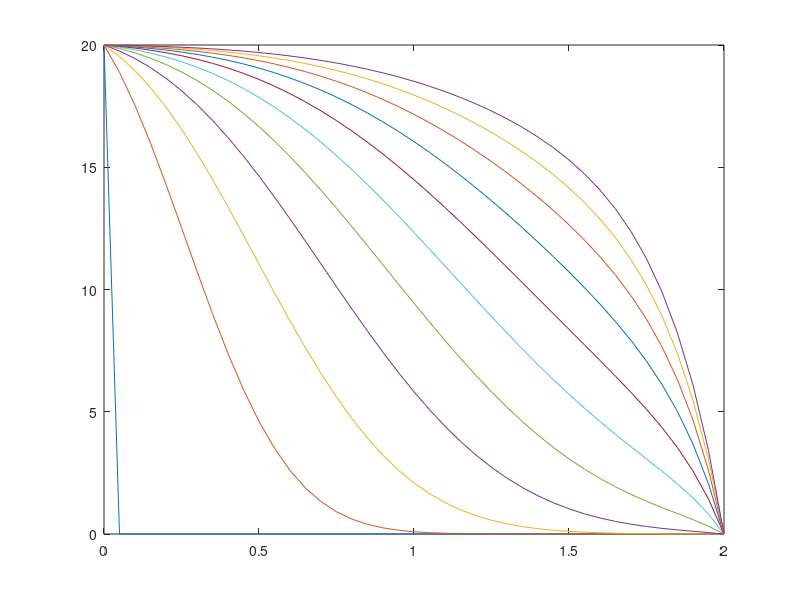

This chart was generated by the following MATLAB code:
S1(           3)=   0.123584600528191D-001;
S2(           3)=  -0.143207879160757D-001;
S1(           4)=   0.123584583206164D-001;
S2(           4)=  -0.143154264435118D-001;
S1(           5)=   0.123584583212647D-001;
S2(           5)=  -0.143154284500096D-001;
S1(           6)=   0.123584583212644D-001;
S2(           6)=  -0.143154284492587D-001;
S1(           7)=   0.123584583212644D-001;
S2(           7)=  -0.143154284492590D-001;
S1(           8)=   0.123584583212644D-001;
S2(           8)=  -0.143154284492590D-001;
S1(           9)=   0.123584583212644D-001;
S2(           9)=  -0.143154284492590D-001;
S1(          10)=   0.123584583212644D-001;
S2(          10)=  -0.143154284492590D-001;
S1(          11)=   0.123584583212644D-001;
S2(          11)=  -0.143154284492590D-001;
S1(          12)=   0.123584583212644D-001;
S2(          12)=  -0.143154284492590D-001;
S1(          13)=   0.123584583212644D-001;
S2(          13)=  -0.143154284492590D-001;
S1(          14)=   0.123584583212644D-001;
S2(          14)=  -0.143154284492590D-001;
S1(          15)=   0.123584583212644D-001;
S2(          15)=  -0.143154284492590D-001;
S1(          16)=   0.123584583212644D-001;
S2(          16)=  -0.143154284492590D-001;
S1(          17)=   0.123584583212644D-001;
S2(          17)=  -0.143154284492590D-001;
S1(          18)=   0.123584583212644D-001;
S2(          18)=  -0.143154284492590D-001;
S1(          19)=   0.123584583212644D-001;
S2(          19)=  -0.143154284492590D-001;
S1(          20)=   0.123584583212644D-001;
S2(          20)=  -0.143154284492590D-001;
S1(          21)=   0.123584583212644D-001;
S2(          21)=  -0.143154284492590D-001;
S1(          22)=   0.123584583212644D-001;
S2(          22)=  -0.143154284492590D-001;
S1(          23)=   0.123584583212644D-001;
S2(          23)=  -0.143154284492590D-001;
S1(          24)=   0.123584583212644D-001;
S2(          24)=  -0.143154284492590D-001;
S1(          25)=   0.123584583212644D-001;
S2(          25)=  -0.143154284492590D-001;
S1(          26)=   0.123584583212644D-001;
S2(          26)=  -0.143154284492590D-001;
S1(          27)=   0.123584583212644D-001;
S2(          27)=  -0.143154284492590D-001;
S1(          28)=   0.123584583212644D-001;
S2(          28)=  -0.143154284492590D-001;
S1(          29)=   0.123584583212644D-001;
S2(          29)=  -0.143154284492590D-001;
S1(          30)=   0.123584583212644D-001;
S2(          30)=  -0.143154284492590D-001;
S1(          31)=   0.123584583212644D-001;
S2(          31)=  -0.143154284492590D-001;
S1(          32)=   0.123584583212644D-001;
S2(          32)=  -0.143154284492590D-001;
S1(          33)=   0.123584583212644D-001;
S2(          33)=  -0.143154284492590D-001;
S1(          34)=   0.123584583212644D-001;
S2(          34)=  -0.143154284492590D-001;
S1(          35)=   0.123584583212644D-001;
S2(          35)=  -0.143154284492590D-001;
S1(          36)=   0.123584583212644D-001;
S2(          36)=  -0.143154284492590D-001;
S1(          37)=   0.123584583212644D-001;
S2(          37)=  -0.143154284492590D-001;
S1(          38)=   0.123584583212644D-001;
S2(          38)=  -0.143154284492590D-001;
S1(          39)=   0.123584583212644D-001;
S2(          39)=  -0.143154284492590D-001;
S1(          40)=   0.123584583212644D-001;
S2(          40)=  -0.143154284492590D-001;
u(           1,           1)=    20.0000000000000     ;
t(           1)=   0.000000000000000     ;
u(           2,           1)=   0.000000000000000     ;
t(           1)=   0.000000000000000     ;
u(           3,           1)=   0.000000000000000     ;
t(           1)=   0.000000000000000     ;
u(           4,           1)=   0.000000000000000     ;
t(           1)=   0.000000000000000     ;
u(           5,           1)=   0.000000000000000     ;
t(           1)=   0.000000000000000     ;
u(           6,           1)=   0.000000000000000     ;
t(           1)=   0.000000000000000     ;
u(           7,           1)=   0.000000000000000     ;
t(           1)=   0.000000000000000     ;
u(           8,           1)=   0.000000000000000     ;
t(           1)=   0.000000000000000     ;
u(           9,           1)=   0.000000000000000     ;
t(           1)=   0.000000000000000     ;
u(          10,           1)=   0.000000000000000     ;
t(           1)=   0.000000000000000     ;
u(          11,           1)=   0.000000000000000     ;
t(           1)=   0.000000000000000     ;
u(          12,           1)=   0.000000000000000     ;
t(           1)=   0.000000000000000     ;
u(          13,           1)=   0.000000000000000     ;
t(           1)=   0.000000000000000     ;
u(          14,           1)=   0.000000000000000     ;
t(           1)=   0.000000000000000     ;
u(          15,           1)=   0.000000000000000     ;
t(           1)=   0.000000000000000     ;
u(          16,           1)=   0.000000000000000     ;
t(           1)=   0.000000000000000     ;
u(          17,           1)=   0.000000000000000     ;
t(           1)=   0.000000000000000     ;
u(          18,           1)=   0.000000000000000     ;
t(           1)=   0.000000000000000     ;
u(          19,           1)=   0.000000000000000     ;
t(           1)=   0.000000000000000     ;
u(          20,           1)=   0.000000000000000     ;
t(           1)=   0.000000000000000     ;
u(          21,           1)=   0.000000000000000     ;
t(           1)=   0.000000000000000     ;
u(          22,           1)=   0.000000000000000     ;
t(           1)=   0.000000000000000     ;
u(          23,           1)=   0.000000000000000     ;
t(           1)=   0.000000000000000     ;
u(          24,           1)=   0.000000000000000     ;
t(           1)=   0.000000000000000     ;
u(          25,           1)=   0.000000000000000     ;
t(           1)=   0.000000000000000     ;
u(          26,           1)=   0.000000000000000     ;
t(           1)=   0.000000000000000     ;
u(          27,           1)=   0.000000000000000     ;
t(           1)=   0.000000000000000     ;
u(          28,           1)=   0.000000000000000     ;
t(           1)=   0.000000000000000     ;
u(          29,           1)=   0.000000000000000     ;
t(           1)=   0.000000000000000     ;
u(          30,           1)=   0.000000000000000     ;
t(           1)=   0.000000000000000     ;
u(          31,           1)=   0.000000000000000     ;
t(           1)=   0.000000000000000     ;
u(          32,           1)=   0.000000000000000     ;
t(           1)=   0.000000000000000     ;
u(          33,           1)=   0.000000000000000     ;
t(           1)=   0.000000000000000     ;
u(          34,           1)=   0.000000000000000     ;
t(           1)=   0.000000000000000     ;
u(          35,           1)=   0.000000000000000     ;
t(           1)=   0.000000000000000     ;
u(          36,           1)=   0.000000000000000     ;
t(           1)=   0.000000000000000     ;
u(          37,           1)=   0.000000000000000     ;
t(           1)=   0.000000000000000     ;
u(          38,           1)=   0.000000000000000     ;
t(           1)=   0.000000000000000     ;
u(          39,           1)=   0.000000000000000     ;
t(           1)=   0.000000000000000     ;
u(          40,           1)=   0.000000000000000     ;
t(           1)=   0.000000000000000     ;
u(          41,           1)=   0.000000000000000     ;
t(           1)=   0.000000000000000     ;
 u(           1,           2)=    20.0000000000000     ;
t(           2)=    4.00000000000000     ;
 u(           2,           2)=    18.8794835643549     ;
t(           2)=    4.00000000000000     ;
 u(           3,           2)=    17.5302271131205     ;
t(           2)=    4.00000000000000     ;
 u(           4,           2)=    15.9869612255835     ;
t(           2)=    4.00000000000000     ;
 u(           5,           2)=    14.3000439477517     ;
t(           2)=    4.00000000000000     ;
 u(           6,           2)=    12.5308915582613     ;
t(           2)=    4.00000000000000     ;
 u(           7,           2)=    10.7459431028315     ;
t(           2)=    4.00000000000000     ;
 u(           8,           2)=    9.01010351828610     ;
t(           2)=    4.00000000000000     ;
 u(           9,           2)=    7.38068461766214     ;
t(           2)=    4.00000000000000     ;
 u(          10,           2)=    5.90272302399442     ;
t(           2)=    4.00000000000000     ;
 u(          11,           2)=    4.60624323613315     ;
t(           2)=    4.00000000000000     ;
 u(          12,           2)=    3.50563739144210     ;
t(           2)=    4.00000000000000     ;
 u(          13,           2)=    2.60094972340686     ;
t(           2)=    4.00000000000000     ;
 u(          14,           2)=    1.88056680951055     ;
t(           2)=    4.00000000000000     ;
 u(          15,           2)=    1.32467209789746     ;
t(           2)=    4.00000000000000     ;
 u(          16,           2)=   0.908829437322720     ;
t(           2)=    4.00000000000000     ;
 u(          17,           2)=   0.607183556430496     ;
t(           2)=    4.00000000000000     ;
 u(          18,           2)=   0.394953213590291     ;
t(           2)=    4.00000000000000     ;
 u(          19,           2)=   0.250090252769093     ;
t(           2)=    4.00000000000000     ;
 u(          20,           2)=   0.154142335662103     ;
t(           2)=    4.00000000000000     ;
 u(          21,           2)=   0.924654167334255D-001;
t(           2)=    4.00000000000000     ;
 u(          22,           2)=   0.539803055104129D-001;
t(           2)=    4.00000000000000     ;
 u(          23,           2)=   0.306664416884735D-001;
t(           2)=    4.00000000000000     ;
 u(          24,           2)=   0.169528588662619D-001;
t(           2)=    4.00000000000000     ;
 u(          25,           2)=   0.911924032299260D-002;
t(           2)=    4.00000000000000     ;
 u(          26,           2)=   0.477308971123547D-002;
t(           2)=    4.00000000000000     ;
 u(          27,           2)=   0.243085245048083D-002;
t(           2)=    4.00000000000000     ;
 u(          28,           2)=   0.120456911660044D-002;
t(           2)=    4.00000000000000     ;
 u(          29,           2)=   0.580788168997650D-003;
t(           2)=    4.00000000000000     ;
 u(          30,           2)=   0.272469439522557D-003;
t(           2)=    4.00000000000000     ;
 u(          31,           2)=   0.124375505872470D-003;
t(           2)=    4.00000000000000     ;
 u(          32,           2)=   0.552425326296389D-004;
t(           2)=    4.00000000000000     ;
 u(          33,           2)=   0.238748100016712D-004;
t(           2)=    4.00000000000000     ;
 u(          34,           2)=   0.100401668259237D-004;
t(           2)=    4.00000000000000     ;
 u(          35,           2)=   0.410851049829452D-005;
t(           2)=    4.00000000000000     ;
 u(          36,           2)=   0.163597838056825D-005;
t(           2)=    4.00000000000000     ;
 u(          37,           2)=   0.633888331733624D-006;
t(           2)=    4.00000000000000     ;
 u(          38,           2)=   0.238889875020749D-006;
t(           2)=    4.00000000000000     ;
 u(          39,           2)=   0.870819889577907D-007;
t(           2)=    4.00000000000000     ;
 u(          40,           2)=   0.286547998157088D-007;
t(           2)=    4.00000000000000     ;
 u(          41,           2)=   0.000000000000000     ;
t(           2)=    4.00000000000000     ;
 u(           1,           3)=    20.0000000000000     ;
t(           3)=    8.00000000000000     ;
 u(           2,           3)=    19.5287320174847     ;
t(           3)=    8.00000000000000     ;
 u(           3,           3)=    18.9487087267952     ;
t(           3)=    8.00000000000000     ;
 u(           4,           3)=    18.2583117700610     ;
t(           3)=    8.00000000000000     ;
 u(           5,           3)=    17.4599417912273     ;
t(           3)=    8.00000000000000     ;
 u(           6,           3)=    16.5602231603912     ;
t(           3)=    8.00000000000000     ;
 u(           7,           3)=    15.5699349785830     ;
t(           3)=    8.00000000000000     ;
 u(           8,           3)=    14.5036577626901     ;
t(           3)=    8.00000000000000     ;
 u(           9,           3)=    13.3791524304951     ;
t(           3)=    8.00000000000000     ;
 u(          10,           3)=    12.2165146765361     ;
t(           3)=    8.00000000000000     ;
 u(          11,           3)=    11.0371701825815     ;
t(           3)=    8.00000000000000     ;
 u(          12,           3)=    9.86279147308606     ;
t(           3)=    8.00000000000000     ;
 u(          13,           3)=    8.71422368688562     ;
t(           3)=    8.00000000000000     ;
 u(          14,           3)=    7.61050341580561     ;
t(           3)=    8.00000000000000     ;
 u(          15,           3)=    6.56804271030851     ;
t(           3)=    8.00000000000000     ;
 u(          16,           3)=    5.60003121303405     ;
t(           3)=    8.00000000000000     ;
 u(          17,           3)=    4.71608585644834     ;
t(           3)=    8.00000000000000     ;
 u(          18,           3)=    3.92215276542617     ;
t(           3)=    8.00000000000000     ;
 u(          19,           3)=    3.22064297779869     ;
t(           3)=    8.00000000000000     ;
 u(          20,           3)=    2.61076486143422     ;
t(           3)=    8.00000000000000     ;
 u(          21,           3)=    2.08900336422215     ;
t(           3)=    8.00000000000000     ;
 u(          22,           3)=    1.64969020520297     ;
t(           3)=    8.00000000000000     ;
 u(          23,           3)=    1.28560956612242     ;
t(           3)=    8.00000000000000     ;
 u(          24,           3)=   0.988589747281377     ;
t(           3)=    8.00000000000000     ;
 u(          25,           3)=   0.750041056834653     ;
t(           3)=    8.00000000000000     ;
 u(          26,           3)=   0.561412130688771     ;
t(           3)=    8.00000000000000     ;
 u(          27,           3)=   0.414549212434523     ;
t(           3)=    8.00000000000000     ;
 u(          28,           3)=   0.301954224089643     ;
t(           3)=    8.00000000000000     ;
 u(          29,           3)=   0.216946714594377     ;
t(           3)=    8.00000000000000     ;
 u(          30,           3)=   0.153741437757250     ;
t(           3)=    8.00000000000000     ;
 u(          31,           3)=   0.107457274200971     ;
t(           3)=    8.00000000000000     ;
 u(          32,           3)=   0.740747091275412D-001;
t(           3)=    8.00000000000000     ;
 u(          33,           3)=   0.503585734529893D-001;
t(           3)=    8.00000000000000     ;
 u(          34,           3)=   0.337608170720064D-001;
t(           3)=    8.00000000000000     ;
 u(          35,           3)=   0.223152669637289D-001;
t(           3)=    8.00000000000000     ;
 u(          36,           3)=   0.145330845323436D-001;
t(           3)=    8.00000000000000     ;
 u(          37,           3)=   0.930425375258194D-002;
t(           3)=    8.00000000000000     ;
 u(          38,           3)=   0.580693341251273D-002;
t(           3)=    8.00000000000000     ;
 u(          39,           3)=   0.342257873967009D-002;
t(           3)=    8.00000000000000     ;
 u(          40,           3)=   0.164956283066502D-002;
t(           3)=    8.00000000000000     ;
 u(          41,           3)=   0.000000000000000     ;
t(           3)=    8.00000000000000     ;
 u(           1,           4)=    20.0000000000000     ;
t(           4)=    12.0000000000000     ;
 u(           2,           4)=    19.7528362491738     ;
t(           4)=    12.0000000000000     ;
 u(           3,           4)=    19.4461839625049     ;
t(           4)=    12.0000000000000     ;
 u(           4,           4)=    19.0758339922875     ;
t(           4)=    12.0000000000000     ;
 u(           5,           4)=    18.6387335509783     ;
t(           4)=    12.0000000000000     ;
 u(           6,           4)=    18.1332174225754     ;
t(           4)=    12.0000000000000     ;
 u(           7,           4)=    17.5591957416405     ;
t(           4)=    12.0000000000000     ;
 u(           8,           4)=    16.9182839767903     ;
t(           4)=    12.0000000000000     ;
 u(           9,           4)=    16.2138635215076     ;
t(           4)=    12.0000000000000     ;
 u(          10,           4)=    15.4510651483964     ;
t(           4)=    12.0000000000000     ;
 u(          11,           4)=    14.6366722579475     ;
t(           4)=    12.0000000000000     ;
 u(          12,           4)=    13.7789459891124     ;
t(           4)=    12.0000000000000     ;
 u(          13,           4)=    12.8873794348916     ;
t(           4)=    12.0000000000000     ;
 u(          14,           4)=    11.9723929809661     ;
t(           4)=    12.0000000000000     ;
 u(          15,           4)=    11.0449867451346     ;
t(           4)=    12.0000000000000     ;
 u(          16,           4)=    10.1163688965600     ;
t(           4)=    12.0000000000000     ;
 u(          17,           4)=    9.19758004023962     ;
t(           4)=    12.0000000000000     ;
 u(          18,           4)=    8.29913375883869     ;
t(           4)=    12.0000000000000     ;
 u(          19,           4)=    7.43069184711518     ;
t(           4)=    12.0000000000000     ;
 u(          20,           4)=    6.60078992398523     ;
t(           4)=    12.0000000000000     ;
 u(          21,           4)=    5.81662524708159     ;
t(           4)=    12.0000000000000     ;
 u(          22,           4)=    5.08391404731049     ;
t(           4)=    12.0000000000000     ;
 u(          23,           4)=    4.40682094826135     ;
t(           4)=    12.0000000000000     ;
 u(          24,           4)=    3.78795843533500     ;
t(           4)=    12.0000000000000     ;
 u(          25,           4)=    3.22845024627261     ;
t(           4)=    12.0000000000000     ;
 u(          26,           4)=    2.72804924595090     ;
t(           4)=    12.0000000000000     ;
 u(          27,           4)=    2.28529800222457     ;
t(           4)=    12.0000000000000     ;
 u(          28,           4)=    1.89771896403831     ;
t(           4)=    12.0000000000000     ;
 u(          29,           4)=    1.56202081429002     ;
t(           4)=    12.0000000000000     ;
 u(          30,           4)=    1.27430807959411     ;
t(           4)=    12.0000000000000     ;
 u(          31,           4)=    1.03028218416351     ;
t(           4)=    12.0000000000000     ;
 u(          32,           4)=   0.825423505388954     ;
t(           4)=    12.0000000000000     ;
 u(          33,           4)=   0.655145204729162     ;
t(           4)=    12.0000000000000     ;
 u(          34,           4)=   0.514910139173656     ;
t(           4)=    12.0000000000000     ;
 u(          35,           4)=   0.400301315486476     ;
t(           4)=    12.0000000000000     ;
 u(          36,           4)=   0.307033189908937     ;
t(           4)=    12.0000000000000     ;
 u(          37,           4)=   0.230884298607364     ;
t(           4)=    12.0000000000000     ;
 u(          38,           4)=   0.167519263300029     ;
t(           4)=    12.0000000000000     ;
 u(          39,           4)=   0.112147237008416     ;
t(           4)=    12.0000000000000     ;
 u(          40,           4)=   0.589300161512204D-001;
t(           4)=    12.0000000000000     ;
 u(          41,           4)=   0.000000000000000     ;
t(           4)=    12.0000000000000     ;
 u(           1,           5)=    20.0000000000000     ;
t(           5)=    16.0000000000000     ;
 u(           2,           5)=    19.8569468481401     ;
t(           5)=    16.0000000000000     ;
 u(           3,           5)=    19.6787036269889     ;
t(           5)=    16.0000000000000     ;
 u(           4,           5)=    19.4617688187650     ;
t(           5)=    16.0000000000000     ;
 u(           5,           5)=    19.2029559992040     ;
t(           5)=    16.0000000000000     ;
 u(           6,           5)=    18.8995189765319     ;
t(           5)=    16.0000000000000     ;
 u(           7,           5)=    18.5492744108775     ;
t(           5)=    16.0000000000000     ;
 u(           8,           5)=    18.1507163377454     ;
t(           5)=    16.0000000000000     ;
 u(           9,           5)=    17.7031169217738     ;
t(           5)=    16.0000000000000     ;
 u(          10,           5)=    17.2066079947297     ;
t(           5)=    16.0000000000000     ;
 u(          11,           5)=    16.6622384956579     ;
t(           5)=    16.0000000000000     ;
 u(          12,           5)=    16.0720038184099     ;
t(           5)=    16.0000000000000     ;
 u(          13,           5)=    15.4388442448309     ;
t(           5)=    16.0000000000000     ;
 u(          14,           5)=    14.7666110399020     ;
t(           5)=    16.0000000000000     ;
 u(          15,           5)=    14.0600003277337     ;
t(           5)=    16.0000000000000     ;
 u(          16,           5)=    13.3244564600482     ;
t(           5)=    16.0000000000000     ;
 u(          17,           5)=    12.5660481300760     ;
t(           5)=    16.0000000000000     ;
 u(          18,           5)=    11.7913218736497     ;
t(           5)=    16.0000000000000     ;
 u(          19,           5)=    11.0071387431774     ;
t(           5)=    16.0000000000000     ;
 u(          20,           5)=    10.2205007620954     ;
t(           5)=    16.0000000000000     ;
 u(          21,           5)=    9.43837421150865     ;
t(           5)=    16.0000000000000     ;
 u(          22,           5)=    8.66751683579043     ;
t(           5)=    16.0000000000000     ;
 u(          23,           5)=    7.91431567417448     ;
t(           5)=    16.0000000000000     ;
 u(          24,           5)=    7.18464144829151     ;
t(           5)=    16.0000000000000     ;
 u(          25,           5)=    6.48372429642646     ;
t(           5)=    16.0000000000000     ;
 u(          26,           5)=    5.81605418825046     ;
t(           5)=    16.0000000000000     ;
 u(          27,           5)=    5.18530761988332     ;
t(           5)=    16.0000000000000     ;
 u(          28,           5)=    4.59430020012403     ;
t(           5)=    16.0000000000000     ;
 u(          29,           5)=    4.04496247691015     ;
t(           5)=    16.0000000000000     ;
 u(          30,           5)=    3.53833373614698     ;
t(           5)=    16.0000000000000     ;
 u(          31,           5)=    3.07456535367139     ;
t(           5)=    16.0000000000000     ;
 u(          32,           5)=    2.65292127757186     ;
t(           5)=    16.0000000000000     ;
 u(          33,           5)=    2.27175785198471     ;
t(           5)=    16.0000000000000     ;
 u(          34,           5)=    1.92845768996053     ;
t(           5)=    16.0000000000000     ;
 u(          35,           5)=    1.61928152735933     ;
t(           5)=    16.0000000000000     ;
 u(          36,           5)=    1.33908632114794     ;
t(           5)=    16.0000000000000     ;
 u(          37,           5)=    1.08083502078685     ;
t(           5)=    16.0000000000000     ;
 u(          38,           5)=   0.834790299000506     ;
t(           5)=    16.0000000000000     ;
 u(          39,           5)=   0.587236790690842     ;
t(           5)=    16.0000000000000     ;
 u(          40,           5)=   0.318508272130902     ;
t(           5)=    16.0000000000000     ;
 u(          41,           5)=   0.000000000000000     ;
t(           5)=    16.0000000000000     ;
 u(           1,           6)=    20.0000000000000     ;
t(           6)=    20.0000000000000     ;
 u(           2,           6)=    19.9123285519254     ;
t(           6)=    20.0000000000000     ;
 u(           3,           6)=    19.8027969190224     ;
t(           6)=    20.0000000000000     ;
 u(           4,           6)=    19.6688421208445     ;
t(           6)=    20.0000000000000     ;
 u(           5,           6)=    19.5079443748035     ;
t(           6)=    20.0000000000000     ;
 u(           6,           6)=    19.3176893290721     ;
t(           6)=    20.0000000000000     ;
 u(           7,           6)=    19.0958343174069     ;
t(           6)=    20.0000000000000     ;
 u(           8,           6)=    18.8403767330711     ;
t(           6)=    20.0000000000000     ;
 u(           9,           6)=    18.5496223387016     ;
t(           6)=    20.0000000000000     ;
 u(          10,           6)=    18.2222511254549     ;
t(           6)=    20.0000000000000     ;
 u(          11,           6)=    17.8573782258993     ;
t(           6)=    20.0000000000000     ;
 u(          12,           6)=    17.4546073845670     ;
t(           6)=    20.0000000000000     ;
 u(          13,           6)=    17.0140746059949     ;
t(           6)=    20.0000000000000     ;
 u(          14,           6)=    16.5364798341194     ;
t(           6)=    20.0000000000000     ;
 u(          15,           6)=    16.0231048634841     ;
t(           6)=    20.0000000000000     ;
 u(          16,           6)=    15.4758161288368     ;
t(           6)=    20.0000000000000     ;
 u(          17,           6)=    14.8970515449554     ;
t(           6)=    20.0000000000000     ;
 u(          18,           6)=    14.2897911457314     ;
t(           6)=    20.0000000000000     ;
 u(          19,           6)=    13.6575118674274     ;
t(           6)=    20.0000000000000     ;
 u(          20,           6)=    13.0041273972371     ;
t(           6)=    20.0000000000000     ;
 u(          21,           6)=    12.3339145221709     ;
t(           6)=    20.0000000000000     ;
 u(          22,           6)=    11.6514278183144     ;
t(           6)=    20.0000000000000     ;
 u(          23,           6)=    10.9614047659498     ;
t(           6)=    20.0000000000000     ;
 u(          24,           6)=    10.2686634054179     ;
t(           6)=    20.0000000000000     ;
 u(          25,           6)=    9.57799439660370     ;
t(           6)=    20.0000000000000     ;
 u(          26,           6)=    8.89404873172179     ;
t(           6)=    20.0000000000000     ;
 u(          27,           6)=    8.22122127390605     ;
t(           6)=    20.0000000000000     ;
 u(          28,           6)=    7.56352861469203     ;
t(           6)=    20.0000000000000     ;
 u(          29,           6)=    6.92447727062686     ;
t(           6)=    20.0000000000000     ;
 u(          30,           6)=    6.30691470500233     ;
t(           6)=    20.0000000000000     ;
 u(          31,           6)=    5.71285068867367     ;
t(           6)=    20.0000000000000     ;
 u(          32,           6)=    5.14322957758096     ;
t(           6)=    20.0000000000000     ;
 u(          33,           6)=    4.59762445329039     ;
t(           6)=    20.0000000000000     ;
 u(          34,           6)=    4.07381074252461     ;
t(           6)=    20.0000000000000     ;
 u(          35,           6)=    3.56715853648090     ;
t(           6)=    20.0000000000000     ;
 u(          36,           6)=    3.06975753189184     ;
t(           6)=    20.0000000000000     ;
 u(          37,           6)=    2.56915386170470     ;
t(           6)=    20.0000000000000     ;
 u(          38,           6)=    2.04653083577483     ;
t(           6)=    20.0000000000000     ;
 u(          39,           6)=    1.47410153105108     ;
t(           6)=    20.0000000000000     ;
 u(          40,           6)=   0.811394749368062     ;
t(           6)=    20.0000000000000     ;
 u(          41,           6)=   0.000000000000000     ;
t(           6)=    20.0000000000000     ;
 u(           1,           7)=    20.0000000000000     ;
t(           7)=    24.0000000000000     ;
 u(           2,           7)=    19.9441989478047     ;
t(           7)=    24.0000000000000     ;
 u(           3,           7)=    19.8743547151136     ;
t(           7)=    24.0000000000000     ;
 u(           4,           7)=    19.7886504607334     ;
t(           7)=    24.0000000000000     ;
 u(           5,           7)=    19.6852269398639     ;
t(           7)=    24.0000000000000     ;
 u(           6,           7)=    19.5622124110158     ;
t(           7)=    24.0000000000000     ;
 u(           7,           7)=    19.4177564149314     ;
t(           7)=    24.0000000000000     ;
 u(           8,           7)=    19.2500668606385     ;
t(           7)=    24.0000000000000     ;
 u(           9,           7)=    19.0574496764549     ;
t(           7)=    24.0000000000000     ;
 u(          10,           7)=    18.8383501170848     ;
t(           7)=    24.0000000000000     ;
 u(          11,           7)=    18.5913946700654     ;
t(           7)=    24.0000000000000     ;
 u(          12,           7)=    18.3154323834678     ;
t(           7)=    24.0000000000000     ;
 u(          13,           7)=    18.0095743486757     ;
t(           7)=    24.0000000000000     ;
 u(          14,           7)=    17.6732300223781     ;
t(           7)=    24.0000000000000     ;
 u(          15,           7)=    17.3061390634444     ;
t(           7)=    24.0000000000000     ;
 u(          16,           7)=    16.9083973929195     ;
t(           7)=    24.0000000000000     ;
 u(          17,           7)=    16.4804762550775     ;
t(           7)=    24.0000000000000     ;
 u(          18,           7)=    16.0232331558413     ;
t(           7)=    24.0000000000000     ;
 u(          19,           7)=    15.5379136680205     ;
t(           7)=    24.0000000000000     ;
 u(          20,           7)=    15.0261432002675     ;
t(           7)=    24.0000000000000     ;
 u(          21,           7)=    14.4899078999843     ;
t(           7)=    24.0000000000000     ;
 u(          22,           7)=    13.9315238613243     ;
t(           7)=    24.0000000000000     ;
 u(          23,           7)=    13.3535936871885     ;
t(           7)=    24.0000000000000     ;
 u(          24,           7)=    12.7589491419043     ;
t(           7)=    24.0000000000000     ;
 u(          25,           7)=    12.1505780412803     ;
t(           7)=    24.0000000000000     ;
 u(          26,           7)=    11.5315325432790     ;
t(           7)=    24.0000000000000     ;
 u(          27,           7)=    10.9048144728601     ;
t(           7)=    24.0000000000000     ;
 u(          28,           7)=    10.2732310362631     ;
t(           7)=    24.0000000000000     ;
 u(          29,           7)=    9.63921098465558     ;
t(           7)=    24.0000000000000     ;
 u(          30,           7)=    9.00456661840365     ;
t(           7)=    24.0000000000000     ;
 u(          31,           7)=    8.37018050888256     ;
t(           7)=    24.0000000000000     ;
 u(          32,           7)=    7.73558682992904     ;
t(           7)=    24.0000000000000     ;
 u(          33,           7)=    7.09840491190689     ;
t(           7)=    24.0000000000000     ;
 u(          34,           7)=    6.45356597585384     ;
t(           7)=    24.0000000000000     ;
 u(          35,           7)=    5.79225155826834     ;
t(           7)=    24.0000000000000     ;
 u(          36,           7)=    5.10043205671176     ;
t(           7)=    24.0000000000000     ;
 u(          37,           7)=    4.35685372553905     ;
t(           7)=    24.0000000000000     ;
 u(          38,           7)=    3.53026925034488     ;
t(           7)=    24.0000000000000     ;
 u(          39,           7)=    2.57563677319356     ;
t(           7)=    24.0000000000000     ;
 u(          40,           7)=    1.42891986597177     ;
t(           7)=    24.0000000000000     ;
 u(          41,           7)=   0.000000000000000     ;
t(           7)=    24.0000000000000     ;
 u(           1,           8)=    20.0000000000000     ;
t(           8)=    28.0000000000000     ;
 u(           2,           8)=    19.9635102765446     ;
t(           8)=    28.0000000000000     ;
 u(           3,           8)=    19.9177747776302     ;
t(           8)=    28.0000000000000     ;
 u(           4,           8)=    19.8615153459435     ;
t(           8)=    28.0000000000000     ;
 u(           5,           8)=    19.7933910693069     ;
t(           8)=    28.0000000000000     ;
 u(           6,           8)=    19.7120119777540     ;
t(           8)=    28.0000000000000     ;
 u(           7,           8)=    19.6159554536108     ;
t(           8)=    28.0000000000000     ;
 u(           8,           8)=    19.5037852467884     ;
t(           8)=    28.0000000000000     ;
 u(           9,           8)=    19.3740728932088     ;
t(           8)=    28.0000000000000     ;
 u(          10,           8)=    19.2254212348385     ;
t(           8)=    28.0000000000000     ;
 u(          11,           8)=    19.0564896376009     ;
t(           8)=    28.0000000000000     ;
 u(          12,           8)=    18.8660204008142     ;
t(           8)=    28.0000000000000     ;
 u(          13,           8)=    18.6528657507098     ;
t(           8)=    28.0000000000000     ;
 u(          14,           8)=    18.4160147122304     ;
t(           8)=    28.0000000000000     ;
 u(          15,           8)=    18.1546190575997     ;
t(           8)=    28.0000000000000     ;
 u(          16,           8)=    17.8680174351429     ;
t(           8)=    28.0000000000000     ;
 u(          17,           8)=    17.5557566828933     ;
t(           8)=    28.0000000000000     ;
 u(          18,           8)=    17.2176092203935     ;
t(           8)=    28.0000000000000     ;
 u(          19,           8)=    16.8535852756824     ;
t(           8)=    28.0000000000000     ;
 u(          20,           8)=    16.4639385232424     ;
t(           8)=    28.0000000000000     ;
 u(          21,           8)=    16.0491634547452     ;
t(           8)=    28.0000000000000     ;
 u(          22,           8)=    15.6099824389064     ;
t(           8)=    28.0000000000000     ;
 u(          23,           8)=    15.1473198964626     ;
t(           8)=    28.0000000000000     ;
 u(          24,           8)=    14.6622602494240     ;
t(           8)=    28.0000000000000     ;
 u(          25,           8)=    14.1559852043153     ;
t(           8)=    28.0000000000000     ;
 u(          26,           8)=    13.6296843695293     ;
t(           8)=    28.0000000000000     ;
 u(          27,           8)=    13.0844310186386     ;
t(           8)=    28.0000000000000     ;
 u(          28,           8)=    12.5210117727764     ;
t(           8)=    28.0000000000000     ;
 u(          29,           8)=    11.9396947952836     ;
t(           8)=    28.0000000000000     ;
 u(          30,           8)=    11.3399153908403     ;
t(           8)=    28.0000000000000     ;
 u(          31,           8)=    10.7198501843245     ;
t(           8)=    28.0000000000000     ;
 u(          32,           8)=    10.0758406787803     ;
t(           8)=    28.0000000000000     ;
 u(          33,           8)=    9.40161312428885     ;
t(           8)=    28.0000000000000     ;
 u(          34,           8)=    8.68722319431531     ;
t(           8)=    28.0000000000000     ;
 u(          35,           8)=    7.91762957686098     ;
t(           8)=    28.0000000000000     ;
 u(          36,           8)=    7.07076846244795     ;
t(           8)=    28.0000000000000     ;
 u(          37,           8)=    6.11495876416668     ;
t(           8)=    28.0000000000000     ;
 u(          38,           8)=    5.00541281170161     ;
t(           8)=    28.0000000000000     ;
 u(          39,           8)=    3.67955548452111     ;
t(           8)=    28.0000000000000     ;
 u(          40,           8)=    2.05076152234495     ;
t(           8)=    28.0000000000000     ;
 u(          41,           8)=   0.000000000000000     ;
t(           8)=    28.0000000000000     ;
 u(           1,           9)=    20.0000000000000     ;
t(           9)=    32.0000000000000     ;
 u(           2,           9)=    19.9756462756709     ;
t(           9)=    32.0000000000000     ;
 u(           3,           9)=    19.9450894923119     ;
t(           9)=    32.0000000000000     ;
 u(           4,           9)=    19.9074298926922     ;
t(           9)=    32.0000000000000     ;
 u(           5,           9)=    19.8617072351650     ;
t(           9)=    32.0000000000000     ;
 u(           6,           9)=    19.8069064207147     ;
t(           9)=    32.0000000000000     ;
 u(           7,           9)=    19.7419648181100     ;
t(           9)=    32.0000000000000     ;
 u(           8,           9)=    19.6657813121205     ;
t(           9)=    32.0000000000000     ;
 u(           9,           9)=    19.5772270495545     ;
t(           9)=    32.0000000000000     ;
 u(          10,           9)=    19.4751577994090     ;
t(           9)=    32.0000000000000     ;
 u(          11,           9)=    19.3584277763496     ;
t(           9)=    32.0000000000000     ;
 u(          12,           9)=    19.2259047003734     ;
t(           9)=    32.0000000000000     ;
 u(          13,           9)=    19.0764857786667     ;
t(           9)=    32.0000000000000     ;
 u(          14,           9)=    18.9091141962342     ;
t(           9)=    32.0000000000000     ;
 u(          15,           9)=    18.7227955864853     ;
t(           9)=    32.0000000000000     ;
 u(          16,           9)=    18.5166138163230     ;
t(           9)=    32.0000000000000     ;
 u(          17,           9)=    18.2897452545292     ;
t(           9)=    32.0000000000000     ;
 u(          18,           9)=    18.0414704858979     ;
t(           9)=    32.0000000000000     ;
 u(          19,           9)=    17.7711821703608     ;
t(           9)=    32.0000000000000     ;
 u(          20,           9)=    17.4783874035578     ;
t(           9)=    32.0000000000000     ;
 u(          21,           9)=    17.1627024817336     ;
t(           9)=    32.0000000000000     ;
 u(          22,           9)=    16.8238373671392     ;
t(           9)=    32.0000000000000     ;
 u(          23,           9)=    16.4615663333819     ;
t(           9)=    32.0000000000000     ;
 u(          24,           9)=    16.0756801675595     ;
t(           9)=    32.0000000000000     ;
 u(          25,           9)=    15.6659138171446     ;
t(           9)=    32.0000000000000     ;
 u(          26,           9)=    15.2318413623002     ;
t(           9)=    32.0000000000000     ;
 u(          27,           9)=    14.7727274955095     ;
t(           9)=    32.0000000000000     ;
 u(          28,           9)=    14.2873210742408     ;
t(           9)=    32.0000000000000     ;
 u(          29,           9)=    13.7735714852235     ;
t(           9)=    32.0000000000000     ;
 u(          30,           9)=    13.2282421402227     ;
t(           9)=    32.0000000000000     ;
 u(          31,           9)=    12.6463869210303     ;
t(           9)=    32.0000000000000     ;
 u(          32,           9)=    12.0206441713047     ;
t(           9)=    32.0000000000000     ;
 u(          33,           9)=    11.3402880784269     ;
t(           9)=    32.0000000000000     ;
 u(          34,           9)=    10.5899579507976     ;
t(           9)=    32.0000000000000     ;
 u(          35,           9)=    9.74796062965270     ;
t(           9)=    32.0000000000000     ;
 u(          36,           9)=    8.78400835628799     ;
t(           9)=    32.0000000000000     ;
 u(          37,           9)=    7.65621164071566     ;
t(           9)=    32.0000000000000     ;
 u(          38,           9)=    6.30709122774940     ;
t(           9)=    32.0000000000000     ;
 u(          39,           9)=    4.65830153091044     ;
t(           9)=    32.0000000000000     ;
 u(          40,           9)=    2.60366530631427     ;
t(           9)=    32.0000000000000     ;
 u(          41,           9)=   0.000000000000000     ;
t(           9)=    32.0000000000000     ;
 u(           1,          10)=    20.0000000000000     ;
t(          10)=    36.0000000000000     ;
 u(           2,          10)=    19.9834821798163     ;
t(          10)=    36.0000000000000     ;
 u(           3,          10)=    19.9627394909216     ;
t(          10)=    36.0000000000000     ;
 u(           4,          10)=    19.9371360403213     ;
t(          10)=    36.0000000000000     ;
 u(           5,          10)=    19.9059844813064     ;
t(          10)=    36.0000000000000     ;
 u(           6,          10)=    19.8685476590800     ;
t(          10)=    36.0000000000000     ;
 u(           7,          10)=    19.8240412327309     ;
t(          10)=    36.0000000000000     ;
 u(           8,          10)=    19.7716373147269     ;
t(          10)=    36.0000000000000     ;
 u(           9,          10)=    19.7104691382551     ;
t(          10)=    36.0000000000000     ;
 u(          10,          10)=    19.6396367232230     ;
t(          10)=    36.0000000000000     ;
 u(          11,          10)=    19.5582134618713     ;
t(          10)=    36.0000000000000     ;
 u(          12,          10)=    19.4652534825395     ;
t(          10)=    36.0000000000000     ;
 u(          13,          10)=    19.3597995721497     ;
t(          10)=    36.0000000000000     ;
 u(          14,          10)=    19.2408913403549     ;
t(          10)=    36.0000000000000     ;
 u(          15,          10)=    19.1075731854093     ;
t(          10)=    36.0000000000000     ;
 u(          16,          10)=    18.9589014659953     ;
t(          10)=    36.0000000000000     ;
 u(          17,          10)=    18.7939500840061     ;
t(          10)=    36.0000000000000     ;
 u(          18,          10)=    18.6118134264549     ;
t(          10)=    36.0000000000000     ;
 u(          19,          10)=    18.4116052811168     ;
t(          10)=    36.0000000000000     ;
 u(          20,          10)=    18.1924519045657     ;
t(          10)=    36.0000000000000     ;
 u(          21,          10)=    17.9534768487702     ;
t(          10)=    36.0000000000000     ;
 u(          22,          10)=    17.6937743980444     ;
t(          10)=    36.0000000000000     ;
 u(          23,          10)=    17.4123674721482     ;
t(          10)=    36.0000000000000     ;
 u(          24,          10)=    17.1081445352071     ;
t(          10)=    36.0000000000000     ;
 u(          25,          10)=    16.7797683111880     ;
t(          10)=    36.0000000000000     ;
 u(          26,          10)=    16.4255468111033     ;
t(          10)=    36.0000000000000     ;
 u(          27,          10)=    16.0432541510127     ;
t(          10)=    36.0000000000000     ;
 u(          28,          10)=    15.6298846579036     ;
t(          10)=    36.0000000000000     ;
 u(          29,          10)=    15.1813185313745     ;
t(          10)=    36.0000000000000     ;
 u(          30,          10)=    14.6918704769336     ;
t(          10)=    36.0000000000000     ;
 u(          31,          10)=    14.1536837678272     ;
t(          10)=    36.0000000000000     ;
 u(          32,          10)=    13.5559205045551     ;
t(          10)=    36.0000000000000     ;
 u(          33,          10)=    12.8836836259342     ;
t(          10)=    36.0000000000000     ;
 u(          34,          10)=    12.1165864583602     ;
t(          10)=    36.0000000000000     ;
 u(          35,          10)=    11.2268599581684     ;
t(          10)=    36.0000000000000     ;
 u(          36,          10)=    10.1768546248687     ;
t(          10)=    36.0000000000000     ;
 u(          37,          10)=    8.91575118932384     ;
t(          10)=    36.0000000000000     ;
 u(          38,          10)=    7.37523885853820     ;
t(          10)=    36.0000000000000     ;
 u(          39,          10)=    5.46384860746846     ;
t(          10)=    36.0000000000000     ;
 u(          40,          10)=    3.05953724617821     ;
t(          10)=    36.0000000000000     ;
 u(          41,          10)=   0.000000000000000     ;
t(          10)=    36.0000000000000     ;
 u(           1,          11)=    20.0000000000000     ;
t(          11)=    40.0000000000000     ;
 u(           2,          11)=    19.9886473024480     ;
t(          11)=    40.0000000000000     ;
 u(           3,          11)=    19.9743805960888     ;
t(          11)=    40.0000000000000     ;
 u(           4,          11)=    19.9567478897954     ;
t(          11)=    40.0000000000000     ;
 u(           5,          11)=    19.9352556151938     ;
t(          11)=    40.0000000000000     ;
 u(           6,          11)=    19.9093683415651     ;
t(          11)=    40.0000000000000     ;
 u(           7,          11)=    19.8785089837274     ;
t(          11)=    40.0000000000000     ;
 u(           8,          11)=    19.8420595220562     ;
t(          11)=    40.0000000000000     ;
 u(           9,          11)=    19.7993622294645     ;
t(          11)=    40.0000000000000     ;
 u(          10,          11)=    19.7497213670372     ;
t(          11)=    40.0000000000000     ;
 u(          11,          11)=    19.6924052657812     ;
t(          11)=    40.0000000000000     ;
 u(          12,          11)=    19.6266486535942     ;
t(          11)=    40.0000000000000     ;
 u(          13,          11)=    19.5516550100958     ;
t(          11)=    40.0000000000000     ;
 u(          14,          11)=    19.4665986321888     ;
t(          11)=    40.0000000000000     ;
 u(          15,          11)=    19.3706259632006     ;
t(          11)=    40.0000000000000     ;
 u(          16,          11)=    19.2628555690738     ;
t(          11)=    40.0000000000000     ;
 u(          17,          11)=    19.1423759242454     ;
t(          11)=    40.0000000000000     ;
 u(          18,          11)=    19.0082398816589     ;
t(          11)=    40.0000000000000     ;
 u(          19,          11)=    18.8594543248176     ;
t(          11)=    40.0000000000000     ;
 u(          20,          11)=    18.6949630073664     ;
t(          11)=    40.0000000000000     ;
 u(          21,          11)=    18.5136199413043     ;
t(          11)=    40.0000000000000     ;
 u(          22,          11)=    18.3141498514193     ;
t(          11)=    40.0000000000000     ;
 u(          23,          11)=    18.0950911094530     ;
t(          11)=    40.0000000000000     ;
 u(          24,          11)=    17.8547151169140     ;
t(          11)=    40.0000000000000     ;
 u(          25,          11)=    17.5909142167072     ;
t(          11)=    40.0000000000000     ;
 u(          26,          11)=    17.3010477465803     ;
t(          11)=    40.0000000000000     ;
 u(          27,          11)=    16.9817326283577     ;
t(          11)=    40.0000000000000     ;
 u(          28,          11)=    16.6285606922409     ;
t(          11)=    40.0000000000000     ;
 u(          29,          11)=    16.2357194768104     ;
t(          11)=    40.0000000000000     ;
 u(          30,          11)=    15.7954861518617     ;
t(          11)=    40.0000000000000     ;
 u(          31,          11)=    15.2975550061547     ;
t(          11)=    40.0000000000000     ;
 u(          32,          11)=    14.7281470135044     ;
t(          11)=    40.0000000000000     ;
 u(          33,          11)=    14.0688345530869     ;
t(          11)=    40.0000000000000     ;
 u(          34,          11)=    13.2949944064793     ;
t(          11)=    40.0000000000000     ;
 u(          35,          11)=    12.3737763942579     ;
t(          11)=    40.0000000000000     ;
 u(          36,          11)=    11.2614417955697     ;
t(          11)=    40.0000000000000     ;
 u(          37,          11)=    9.89988289713937     ;
t(          11)=    40.0000000000000     ;
 u(          38,          11)=    8.21207993133770     ;
t(          11)=    40.0000000000000     ;
 u(          39,          11)=    6.09618081269269     ;
t(          11)=    40.0000000000000     ;
 u(          40,          11)=    3.41779802005259     ;
t(          11)=    40.0000000000000     ;
 u(          41,          11)=   0.000000000000000     ;
t(          11)=    40.0000000000000     ;
dx=   0.500000000000000D-001;L=    2.00000000000000     ;
cond=   0.999999977648258D-002;uu=   0.500000007450581D-001;
rhoc=    1.00000000000000     ;
T0=    20.0000000000000     ;TL=   0.000000000000000     ;
plot(0:dx:L,u)
